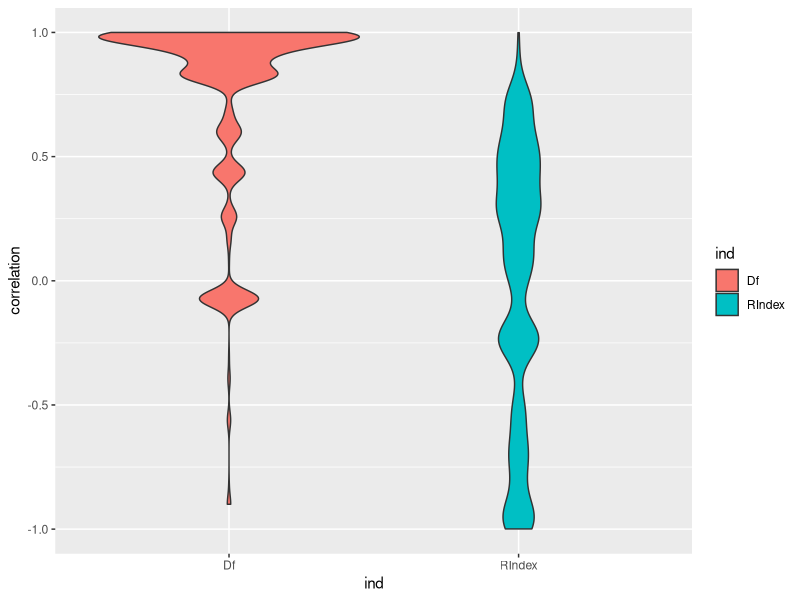

Write R code to recreate this figure.
## ---- chunk 1


# Pacchetti e pulizia workspace -------------------------------------------

library(ggplot2)
library(data.table)


setwd("~/Documents/Academy/IBAF/MANFOR/SalamHabIndex")
rm(list = ls())
# slidify is not data.table-aware yet:
assignInNamespace("cedta.override", c("slidify"), "data.table")


sCountSimulation <- function(n, mu, sigma) {
  tmpSCount <- round(rnorm(n = n, mean = mu, sd = sigma), 0)
  # I valori negativi di numero di salamandre vengono posti a 0
  tmpSCount[tmpSCount < 0] <- 0
  tmpSCount

}

resamplingCount <- 10000

sIndexRaw <- read.csv("data/StimeFrac.csv")
## ---- chunk 2
print(sIndexRaw[, !colnames(sIndexRaw) %in% c("sAvg", "sStd")])
## ---- chunk 3
print(sIndexRaw[, c("Forma", "sAvg", "sStd")])
## ---- chunk 4
sIndexRaw <- within(sIndexRaw, {
  C <- maxD * pi
  T <- dbh * pi
  RIndex <- ((B/C)/(C/T))-1
})
print(sIndexRaw[, c("Forma", "RIndex", "Df")])
## ---- chunk 5

# Eseguo `resamplingCount` volte il ricampionamento dalla distribuzione N(sAvg, sStd) per ciascuna forma, del numero di salamandre
tmpSCount <- sCountSimulation(
  n = nrow(sIndexRaw) * resamplingCount
  , mu = sIndexRaw$sAvg
  , sigma = sIndexRaw$sStd
  )

# Metto insieme i dati
sIndex_wdf <- data.frame(
  shape = sIndexRaw$Forma
  , sCount = tmpSCount
  , resamplingStep = rep(1:resamplingCount, each = 3)
  , Df = sIndexRaw$Df
  , RIndex = sIndexRaw$RIndex
)
# Li dispongo in forma `long`
sIndex_ldf <- data.frame(
  sIndex_wdf[1:3]
  , stack(sIndex_wdf[-c(1, 2, 3)])
  )
## ---- chunk 6
# Calcolo la correlazione, all'interno di ciascun set di forme, tra il numero di salamandre e ciascuno degli indici calcolati
tmpSIndex_dt <- data.table(sIndex_ldf, key = c("resamplingStep", "ind"))
#print(cor(tmpSIndex_dt$sCount, tmpSIndex_dt$values))
sIndexSummary_dt <- tmpSIndex_dt[
  , list(correlation = cor(sCount, values))
  , by = list (resamplingStep, ind)
  ]
#print(head(sIndexSummary_dt))
## ---- chunk 7
sIndexSummary_dt[
  , list(correlationAvg = mean(correlation, na.rm = TRUE), correlationStd = sd(correlation, na.rm = TRUE))
  , by = list (ind)
  ]
## ---- chunk 8
print(
  ggplot(sIndexSummary_dt, aes(x = ind, y = correlation, fill = ind)) +
  geom_violin()
  )
## ---- chunk 9
rm(list = ls(pattern = "^tmp"))
